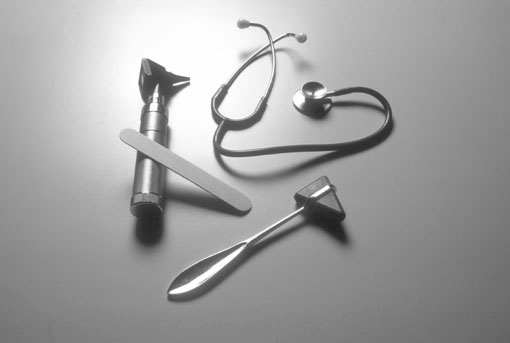
%> input picture 3/Κώδικας/tools.bmp, 510 x 343 px
$ octave main.m   (GNU Octave 9; MATLAB toolbox functions it lacks are replaced by stand-ins)
%> lines starting %> are read from the running program, lines starting %| are printed output that depends on the picture
clear all;
close all ;
clc ;

%% 1

[I] = imread('tools.bmp');
%> I is the input picture: size 343x510 uint8; min 32, max 255, mean 160.9
[X,map] = imread('tools.bmp');
%> map = 256 rows, first 12: [0 0 0; 0.00392 0.00392 0.00392; 0.00784 0.00784 0.00784; 0.0118 0.0118 0.0118; 0.0157 0.0157 0.0157; 0.0196 0.0196 0.0196; 0.0235 0.0235 0.0235; 0.0275 0.0275 0.0275; 0.0314 0.0314 0.0314; 0.0353 0.0353 0.0353; 0.0392 0.0392 0.0392; 0.0431 0.0431 0.0431]
Fourier_A = abs(fftshift(fft2(I)));
figure()
imshow(Fourier_A);
title('FT before normalization')

tmp = log(1+ Fourier_A) ;
max_value = max(tmp(:));
%> max_value = 17.15
c = 255/max_value ;
%> c = 14.87
DFourier_A = c*log(1+ Fourier_A);

figure()
imshow((DFourier_A)./255);
title('FT after normalization (gray-scale)')

figure();
colormap(map);
colormap(jet());
image(DFourier_A);
title('FT after normalization (colored)')

%% 2

[I] = imread('horizontal.jpg');
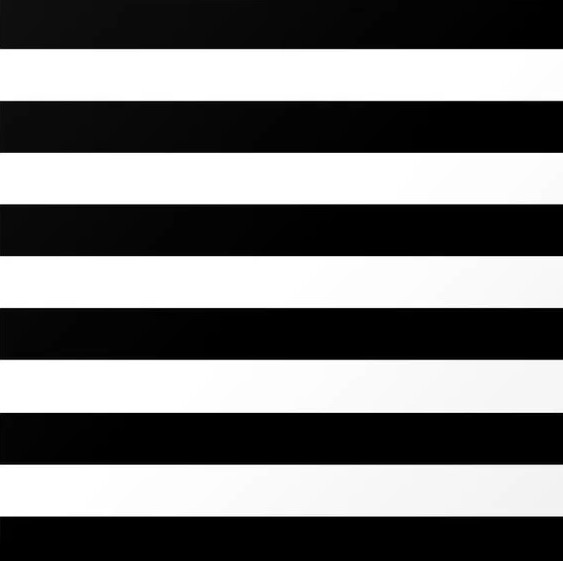
%> input picture 3/Κώδικας/horizontal.jpg, 563 x 561 px
%> I is the input picture: size 561x563x3 uint8; min 0, max 255, mean 118.7

Fourier_A = abs(fftshift(fft2(I)));
%> Fourier_A: size 561x563x3 double
figure();
subplot(1,2,1)
imshow(I);
title('Horizontal Image FT before normalization')

tmp = log(1+ Fourier_A) ;
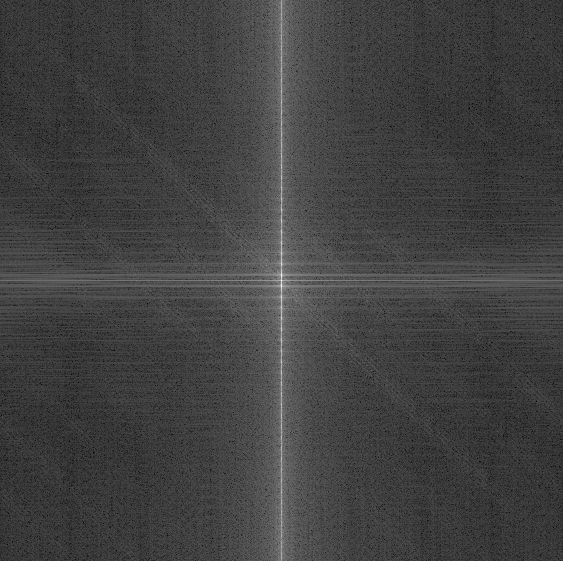
%> tmp: size 561x563x3 double; min 0.158, max 17.44, mean 4.6; drawn with min black and max white
max_value = max(tmp(:));
%> max_value = 17.44
c = 255/max_value ;
%> c = 14.62
DFourier_A = c*log(1+ Fourier_A);
%> DFourier_A: size 561x563x3 double

subplot(1,2,2)
imshow((DFourier_A)./255);
title('Horizontal Image FT after normalization')

[I] = imread('vertical.jpg');
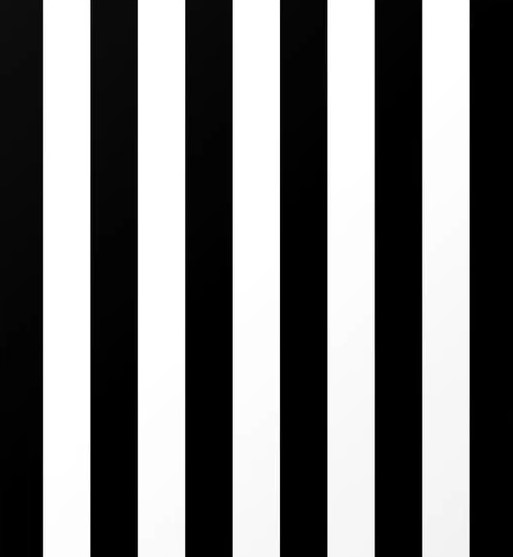
%> input picture 3/Κώδικας/vertical.jpg, 513 x 557 px
%> I is the input picture: size 557x513x3 uint8; min 0, max 255, mean 117.8

Fourier_A = abs(fftshift(fft2(I)));
%> Fourier_A: size 557x513x3 double
figure();
subplot(1,2,1)
imshow(I);
title('Vertical Image FT before normalization')

tmp = log(1+ Fourier_A) ;
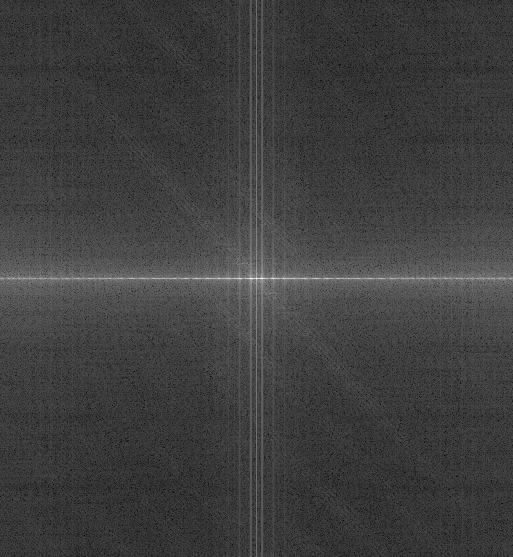
%> tmp: size 557x513x3 double; min 0.2, max 17.33, mean 4.46; drawn with min black and max white
max_value = max(tmp(:));
%> max_value = 17.33
c = 255/max_value ;
%> c = 14.71
DFourier_A = c*log(1+ Fourier_A);
%> DFourier_A: size 557x513x3 double

subplot(1,2,2)
imshow((DFourier_A)./255);
title('Vertical Image FT after normalization')

%% 3

black_I = zeros(256);
middle = 256/2;
step_1 = 10;
step_2 = 30;
axes_1 = [(middle - step_1/2):((middle + step_1/2)-1)];
axes_2 = [(middle - step_2/2):((middle + step_2/2)-1)];
black_1 = black_I;
black_2 = black_I;
black_1(axes_1,axes_1) = 1;
black_2(axes_2,axes_2) = 1;
figure()
imshow(black_1);
title('Image (size = 10)')
figure()
imshow(black_2);
title('Image (size = 30)')

Fourier_A = abs(fftshift(fft2(black_1)));
figure()
subplot(1,2,1)
imshow(Fourier_A);
title('Size 10 Image FT before normalization')

tmp = log(1+ Fourier_A) ;
max_value = max(tmp(:));
c = 255/max_value ;
DFourier_A = c*log(1+ Fourier_A);

subplot(1,2,2)
imshow((DFourier_A)./255);
title('Size 10 Image FT after normalization')

Fourier_A = abs(fftshift(fft2(black_2)));
figure()
subplot(1,2,1)
imshow(Fourier_A);
title('Size 30 Image FT before normalization')

tmp = log(1+ Fourier_A) ;
max_value = max(tmp(:));
c = 255/max_value ;
DFourier_A = c*log(1+ Fourier_A);

subplot(1,2,2)
imshow((DFourier_A)./255);
title('Size 30 Image FT after normalization')

%% 4

black_1_rot = imrotate(black_1,45);
black_2_rot = imrotate(black_2,45);

figure()
imshow(black_1_rot);
title('Image (size = 10) after rotation')

figure()
imshow(black_2_rot);
title('Image (size = 30) after rotation')

Fourier_A = abs(fftshift(fft2(black_1_rot)));
figure()
subplot(1,2,1)
imshow(Fourier_A);
title('Image (size = 10) after rotation FT before normalization')

tmp = log(1+ Fourier_A) ;
max_value = max(tmp(:));
c = 255/max_value ;
DFourier_A = c*log(1+ Fourier_A);

subplot(1,2,2)
imshow((DFourier_A)./255);
title('Image (size = 10) after rotation FT after normalization')

Fourier_A = abs(fftshift(fft2(black_2_rot)));
figure()
subplot(1,2,1)
imshow(Fourier_A);
title('Image (size = 30) before rotation FT before normalization')

tmp = log(1+ Fourier_A) ;
max_value = max(tmp(:));
c = 255/max_value ;
DFourier_A = c*log(1+ Fourier_A);

subplot(1,2,2)
imshow((DFourier_A)./255);
title('Image (size = 30) after rotation FT before normalization')

%% 5

black_I = zeros(256);
middle = 256/2;
movement = 50 ;
step_1 = 10;
step_2 = 30;
axes_1 = [(middle - step_1/2) - movement:((middle + step_1/2)-1 - movement)];
axes_2 = [(middle - step_2/2) - movement:((middle + step_2/2)-1 - movement)];
black_1 = black_I;
black_2 = black_I;
black_1(axes_1,axes_1) = 1;
black_2(axes_2,axes_2) = 1;
figure()
imshow(black_1);
title('Image (size = 10) after movement')
figure()
imshow(black_2);
title('Image (size = 30) after movement')

Fourier_A = abs(fftshift(fft2(black_1)));
figure()
subplot(1,2,1)
imshow(Fourier_A);
title('Image (size = 10) after movement FT before normalization')

tmp = log(1+ Fourier_A) ;
max_value = max(tmp(:));
c = 255/max_value ;
DFourier_A = c*log(1+ Fourier_A);

subplot(1,2,2)
imshow((DFourier_A)./255);
title('Image (size = 10) after movement FT after normalization')

Fourier_A = abs(fftshift(fft2(black_2)));
figure()
subplot(1,2,1)
imshow(Fourier_A);
title('Image (size = 30) after movement FT before normalization')

tmp = log(1+ Fourier_A) ;
max_value = max(tmp(:));
c = 255/max_value ;
DFourier_A = c*log(1+ Fourier_A);

subplot(1,2,2)
imshow((DFourier_A)./255);
title('Image (size = 30) after movement FT after normalization')

%% 6

[I] = imread('tools.bmp');

figure();
imhist(I);
title('Image Histrogram before Equalization')
%> figure, not shown here; highest point at x = 254, y = 4078

I_eq = histeq(I);
% black_2_eq = histeq(black_2);
figure();
imhist(I_eq);
title('Image Histrogram after Equalization')
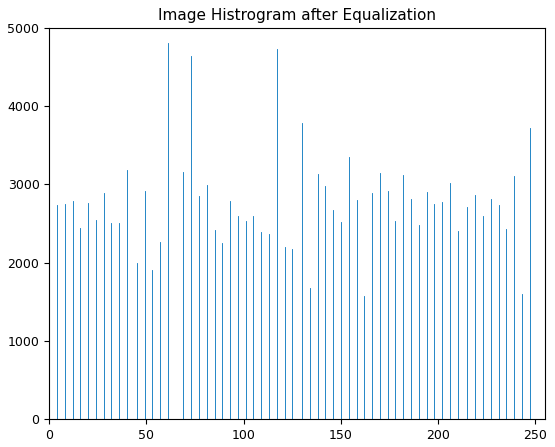
%> figure redrawn from the program's plot data; highest point at x = 61, y = 4804

Fourier_A = abs(fftshift(fft2(I_eq)));
%> Fourier_A: size 343x510 double
tmp = log(1+ Fourier_A) ;
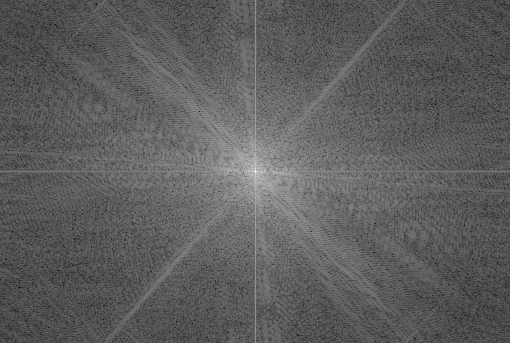
%> tmp: size 343x510 double; min 2.71, max 16.91, mean 7.93; drawn with min black and max white
max_value = max(tmp(:));
%> max_value = 16.91
c = 255/max_value ;
%> c = 15.08
DFourier_A = c*log(1+ Fourier_A);
%> DFourier_A: size 343x510 double

figure();
colormap(map);
colormap(jet());
image(DFourier_A);
title('Image FT after Equalization with normalization (colored)')
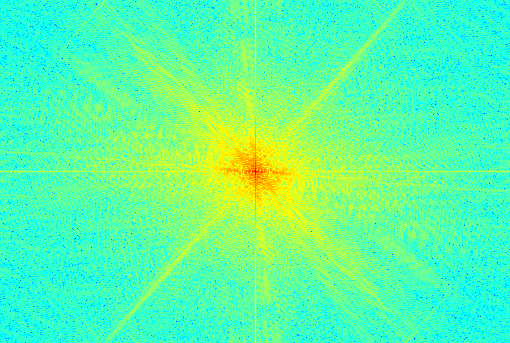
%> displayed picture: size 343x510x3, on the screen's scale of 0 to 255; mean R, G, B 92.9, 252.4, 162.1

[X,map] = imread('tools.bmp');
Fourier_A = abs(fftshift(fft2(I)));
tmp = log(1+ Fourier_A) ;
max_value = max(tmp(:));
%> max_value = 17.15
c = 255/max_value ;
%> c = 14.87
DFourier_A = c*log(1+ Fourier_A);
figure();
colormap(map);
colormap(jet());
image(DFourier_A);
title('Image FT before Equalization with normalization (colored)')
